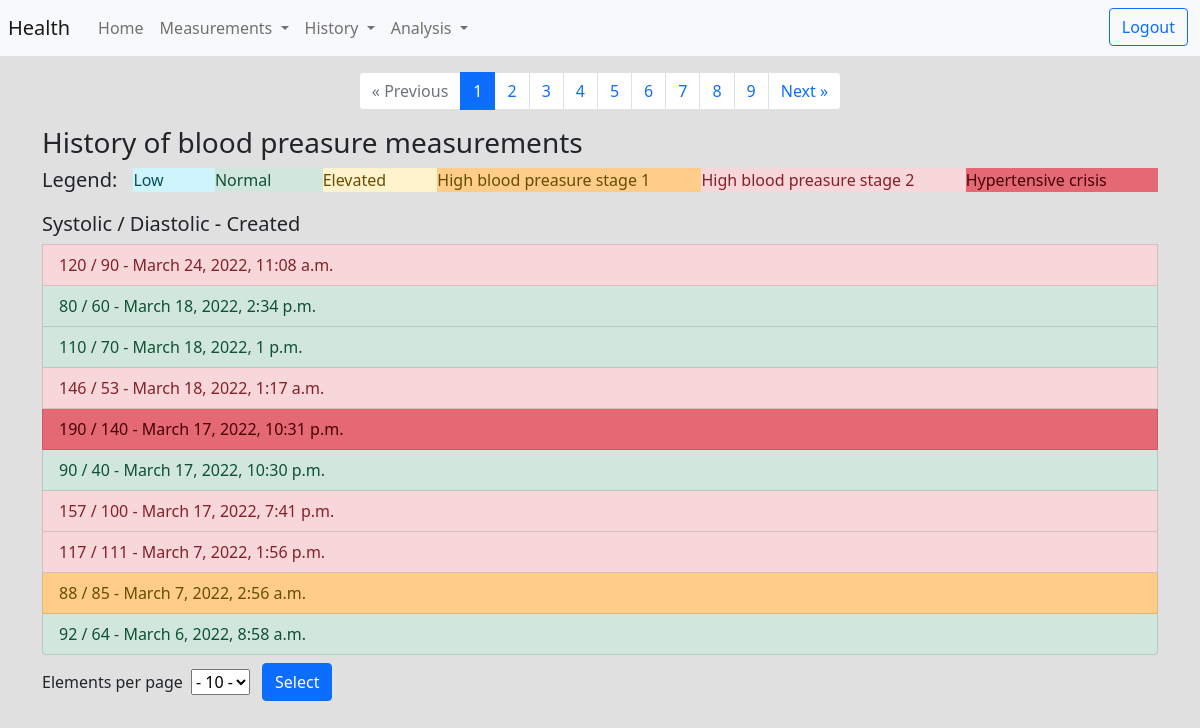
Screenshot of /history/blood_preasure (signed in) with the database file from the repository.
### measurements/models.py (models this page shows, shortened)
class BloodPreasure(Timestamp):
  user = models.ForeignKey("auth.User", on_delete=models.CASCADE, related_name="blood_preasure")
  systolic_bp = models.IntegerField(blank=False, null=False)
  diastolic_bp = models.IntegerField(blank=False, null=False)
  category = models.PositiveSmallIntegerField(default=BPCategory.NORMAL)
  note = models.TextField(max_length=500, blank=True, null=True)

### history/views.py (the view)
# urls.py: path('blood_preasure', BloodPreasureHistory, name='blood_preasure_history'),
@login_required
def BloodPreasureHistory(request):
  user = request.user
  history = BloodPreasure.objects.filter(user=user).order_by('-created')
  if request.method == 'POST' and request.POST.get('selected'):
      elem_on_page = int(request.POST.get('selected').strip('-'))
  if request.method == 'GET':
    try:
      elem_on_page = int(request.GET.get('elem'))
    except:
      elem_on_page = 10
  paginator = Paginator(history, elem_on_page)
  page_number = request.GET.get('page')
  page_obj = paginator.get_page(page_number)
  return render(request,
                'history/blood.html',
                {'page_obj': page_obj,
                  'elem_on_page': elem_on_page,
                  'category': BPCategory}
                )

### history/templates/history/blood.html (shortened to what this page needs)
{% extends "base_history.html" %}
{% block in_body %}
    <div class="list-group">
      <h3>History of blood preasure measurements</h3>
      <div class="d-flex mb-1">
        <h5 class="me-3 my-0">Legend:</h5>
          <p class="list-group-item-info flex-fill">Low</p>
          <p class="list-group-item-success flex-fill">Normal</p>
          <p class="list-group-item-warning flex-fill">Elevated</p>
          <p class="list-group-item-height-warning flex-fill">High blood preasure stage 1</p>
          <p class="list-group-item-danger flex-fill">High blood preasure stage 2</p>
          <p class="list-group-item-height-danger flex-fill">Hypertensive crisis</p>
      </div>
      <h5>Systolic / Diastolic - Created</h5>
      {% for h in page_obj %}
        {% if h.category == category.CRISIS %}
          <a href="{% url 'history:blood_preasure_details' h.id %}" class="list-group-item list-group-item-height-danger">
        {% elif h.category == category.STAGE_2 %}
          <a href="{% url 'history:blood_preasure_details' h.id %}" class="list-group-item list-group-item-danger">
        {% elif h.category == category.STAGE_1 %}
          <a href="{% url 'history:blood_preasure_details' h.id %}" class="list-group-item list-group-item-height-warning">
        {% elif h.category == category.LOW %}
          <a href="{% url 'history:blood_preasure_details' h.id %}" class="list-group-item list-group-item-info">
        {% elif h.category == category.NORMAL %}
          <a href="{% url 'history:blood_preasure_details' h.id %}" class="list-group-item list-group-item-success">
        {% else %}
          <a href="{% url 'history:blood_preasure_details' h.id %}" class="list-group-item list-group-item-warning">
        {% endif %}
            {{ h.systolic_bp }} / {{ h.diastolic_bp }} - {{ h.created }}
          </a>
      {% endfor %}
    </div>
{% endblock %}

### common/static/common/css/style.css (style rules this page uses)
body { background-color: rgb(224, 224, 224); }
.list-group-item-height-warning, .table-height-warning > td, .table-height-warning > th { background-color: #ffcc8a; color: #664d03; }
.list-group-item-height-danger, .table-height-danger > td, .table-height-danger > th { background-color: #e56975; color: #460202; }

### rows the page displays
BloodPreasure: systolic_bp "120", diastolic_bp "90", created "March 24, 2022, 11:08 a.m."
BloodPreasure: systolic_bp "80", diastolic_bp "60", created "March 18, 2022, 2:34 p.m."
BloodPreasure: systolic_bp "110", diastolic_bp "70", created "March 18, 2022, 1 p.m."
BloodPreasure: systolic_bp "146", diastolic_bp "53", created "March 18, 2022, 1:17 a.m."
BloodPreasure: systolic_bp "190", diastolic_bp "140", created "March 17, 2022, 10:31 p.m."
BloodPreasure: systolic_bp "90", diastolic_bp "40", created "March 17, 2022, 10:30 p.m."
BloodPreasure: systolic_bp "157", diastolic_bp "100", created "March 17, 2022, 7:41 p.m."
BloodPreasure: systolic_bp "117", diastolic_bp "111", created "March 7, 2022, 1:56 p.m."
BloodPreasure: systolic_bp "88", diastolic_bp "85", created "March 7, 2022, 2:56 a.m."
BloodPreasure: systolic_bp "92", diastolic_bp "64", created "March 6, 2022, 8:58 a.m."

### other values shown
{{ i }} "1"
{{ i }} "2" "3" "4" "5" "6" "7" "8" "9"
